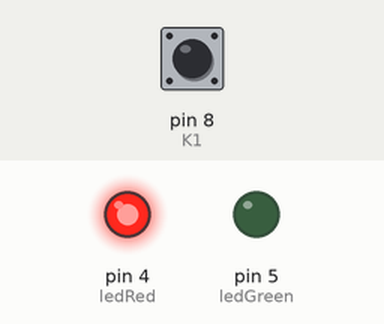
Bench run of a sketch on a simulated Arduino Uno, built with avr-gcc and run on an emulated ATmega328P. Parts: output pins drawn as LEDs (lit = HIGH). The inputs (shaded band) are chosen by the test bench; at power-on: pin 8 (K1) HIGH.

Above: at 1.2 s.
1.3 s: pin 8 (K1) pulled LOW for 0.15 s
At 2.2 s:
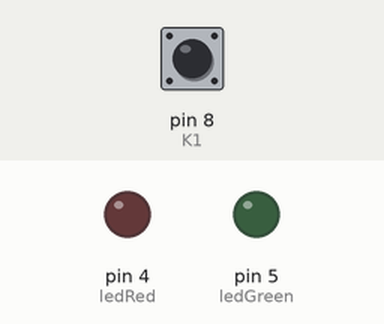
At 6.7 s:
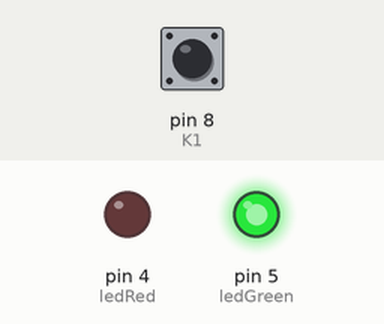
Timing chart, 0 to 17.8 s (numbered marks = the images above; inputs shaded):
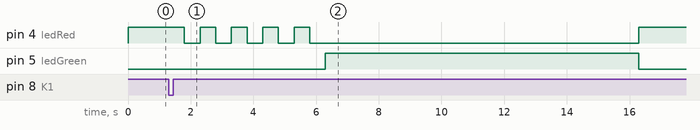

Measured:
- after the input at 1.3 s, pin 4 (ledRed): goes 4 × (LOW 0.50 s, HIGH 0.50 s), LOW 10.5 s, then HIGH, starting after 0.50 s; pin 5 (ledGreen): LOW → HIGH after 5.0 s, → LOW 10.0 s later

The sketch:

red-light.ino
```cpp
int ledRed = 4;
int ledGreen = 5;
int K1 = 8;

void setup(){
    pinMode (ledRed, OUTPUT);
    pinMode (ledGreen, OUTPUT);
    pinMode (K1, INPUT_PULLUP);
}
void loop() {
  int statusK1 = digitalRead (K1);
  if(statusK1 == LOW){
    for(int i=1;i<=5;i=i+1){
      digitalWrite (ledRed, HIGH);
      delay(500);
      digitalWrite (ledRed, LOW);
      delay(500);
    }
    digitalWrite (ledGreen, HIGH);
    delay(10000);
  }
  else{
    digitalWrite (ledRed, HIGH);
    digitalWrite (ledGreen, LOW);
  }

}
```
